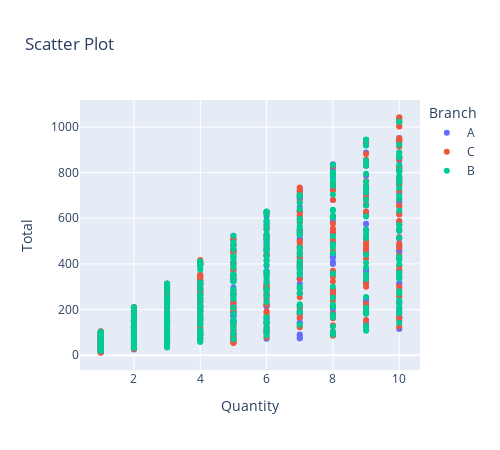

The notebook cell this image was saved under:
### Code cell
# Interactive Visualizations:
fig = px.scatter(df, x='Quantity', y='Total', color='Branch', hover_data=['Product line'], title='Scatter Plot')
fig.update_layout(width=500, height=450)
fig.show()

### Figure 1 — Plotly figure (JSON) as saved in the notebook; plotly's stock layout.template omitted (floating-point values rounded to 4 significant figures; data arrays with more than 128 entries replaced by an {"elided": "..."} marker saying what was removed)
{"data": [{"customdata": {"elided": "340x1 str values"}, "hovertemplate": "Branch=A<br>Quantity=%{x}<br>Total=%{y}<br>Product line=%{customdata[0]}<extra></extra>", "legendgroup": "A", "marker": {"color": "#636efa", "symbol": "circle"}, "mode": "markers", "name": "A", "orientation": "v", "showlegend": true, "type": "scatter", "x": {"elided": "340 int values"}, "xaxis": "x", "y": {"elided": "340 float values"}, "yaxis": "y"}, {"customdata": {"elided": "328x1 str values"}, "hovertemplate": "Branch=C<br>Quantity=%{x}<br>Total=%{y}<br>Product line=%{customdata[0]}<extra></extra>", "legendgroup": "C", "marker": {"color": "#EF553B", "symbol": "circle"}, "mode": "markers", "name": "C", "orientation": "v", "showlegend": true, "type": "scatter", "x": {"elided": "328 int values"}, "xaxis": "x", "y": {"elided": "328 float values"}, "yaxis": "y"}, {"customdata": {"elided": "332x1 str values"}, "hovertemplate": "Branch=B<br>Quantity=%{x}<br>Total=%{y}<br>Product line=%{customdata[0]}<extra></extra>", "legendgroup": "B", "marker": {"color": "#00cc96", "symbol": "circle"}, "mode": "markers", "name": "B", "orientation": "v", "showlegend": true, "type": "scatter", "x": {"elided": "332 int values"}, "xaxis": "x", "y": {"elided": "332 float values"}, "yaxis": "y"}], "layout": {"height": 450, "legend": {"title": {"text": "Branch"}, "tracegroupgap": 0}, "title": {"text": "Scatter Plot"}, "width": 500, "xaxis": {"anchor": "y", "domain": [0, 1], "title": {"text": "Quantity"}}, "yaxis": {"anchor": "x", "domain": [0, 1], "title": {"text": "Total"}}}}
